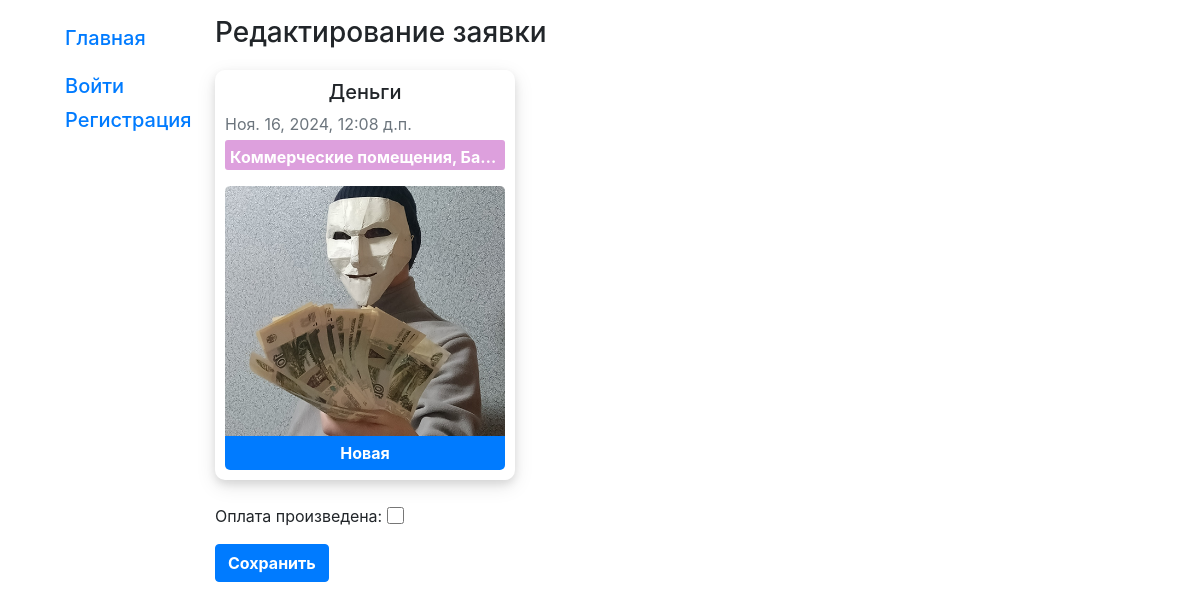
/design/app/19/edit-done/, run on the app's committed database.
### mysite/models.py (models this page shows, shortened)
class DesignApplication(models.Model):
    creator = models.ForeignKey(User, on_delete=models.CASCADE, null=True, blank=True, verbose_name='Создатель')
    title = models.CharField(max_length=200, verbose_name='Название')
    description = models.TextField(max_length=2000, verbose_name='Описание')
    photo = models.FileField(verbose_name='Фото помещения')
    time_created = models.DateTimeField(auto_now_add=True, verbose_name='Дата создания')
    category = models.ManyToManyField(Category, null=False, verbose_name='Категория')
    discount = models.IntegerField(verbose_name='Скидка', default=0)
    payment_confirmed = models.BooleanField(verbose_name='Оплата произведена', default=False)
    design_comment = models.TextField(max_length=1000, verbose_name='Комментарий', blank=True)
    design_photo = models.FileField(verbose_name='Изображение дизайна', blank=True)
    APP_STATUS = (
        ('n', 'Новая'),
        ('w', 'Принято в работу'),
        ('d', 'Выполнена'),
    )
    status = models.CharField(max_length=1, verbose_name='Статус заявки', choices=APP_STATUS, null=False, default='n')
    class Meta:
        permissions = [
            ('can_edit_status', 'Can edit application status')
        ]
    def time_created_f(self):
        return self.time_created
    def get_categories(self):
        categories = self.category.all()
        return ', '.join(str(category.title) for category in categories)

class Category(models.Model):
    title = models.CharField(max_length=200, verbose_name='Название', unique=True)
    price = models.IntegerField(verbose_name='Цена', default=0)

### mysite/views.py (the view)
# urls.py: path('app/<int:pk>/edit-done/', EditAppDone.as_view(), name='app_edit_done'),
class EditAppDone(UpdateView, PermissionRequiredMixin):
    permission_required = 'mysite.can_edit_status'
    model = DesignApplication
    template_name = 'edit_app_done.html'
    fields = ['payment_confirmed']
    success_url = reverse_lazy('all_apps')

### mysite/templates/edit_app_done.html (shortened to what this page needs)
{% extends "layout/basic.html" %}
{% block content %}
    <h3>Редактирование заявки</h3>
    <div class="app-display-card app-display-card-edit">
        <div>
            <p class="mb-2 h5 text-center">{{ object.title }}</p>
            <p class="text-secondary mt-1 mb-1">{{ object.time_created_f }}</p>
            <p class="text-white mb-1 app-display-category text-truncate">{{ object.get_categories }}</p>
        </div>
        <div>
            {% if object.photo %}
                <img src="{{ object.photo.url }}" alt="{{ object.title }}" class="app-display-img"/>
            {% endif %}
            <p class="text-white app-status mt-0 mb-0
            {% if object.status == 'n' %} bg-primary
            {% elif object.status == 'w' %} bg-yellow
            {% else %} bg-success
            {% endif %}
            ">{{ object.get_status_display }}</p>
        </div>
    </div>
    <form method="post" novalidate enctype="multipart/form-data" class="mt-4">
        {{ form.as_p }}
        <button type="submit" class="btn btn-primary font-weight-bold mb-5">Сохранить</button>
    </form>
{% endblock %}

### mysite/static/css/styles.css (style rules this page uses)
form > p > input { padding: 3px; }
p:has(#id_consent), p:has(#id_payment_confirmed) { display: flex; align-items: center; }
label[for="id_consent"], label[for="id_payment_confirmed"] { margin-bottom: 0; margin-right: 5px; }
#id_consent, #id_payment_confirmed { width: 17px; height: 17px; }
h3 { margin-bottom: 20px; }
.app-display-card { width: 300px; height: 555px; border-radius: 10px; box-shadow: 0 4px 8px 0 rgba(0, 0, 0, 0.1), 0 6px 20px 0 rgba(0, 0, 0, 0.1); padding: 10px; display: flex; flex-direction: column; justify-content: space-between; }
.app-display-card-edit { height: 410px; }
.app-display-img { width: 280px; height: 250px; object-fit: cover; border-radius: 5px 5px 0 0; }
.app-display-category { padding: 5px; border-radius: 3px; display: inline-block; background-color: plum; width: 100%; height: 30px; font-weight: bold; }
.app-status { font-weight: bold; padding: 5px; text-align: center; border-radius: 0 0 5px 5px; }

### data on the page
DesignApplication: title "Деньги", time_created_f "Ноя. 16, 2024, 12:08 д.п.", get_categories "Коммерческие помещения, Ба…", photo (picture), status "Новая"
